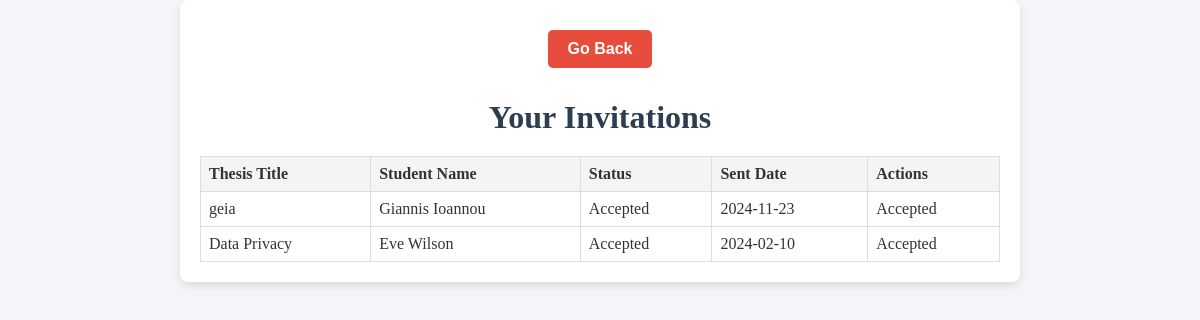
/invites.php (signed in), run on an earlier commit of the app's database.
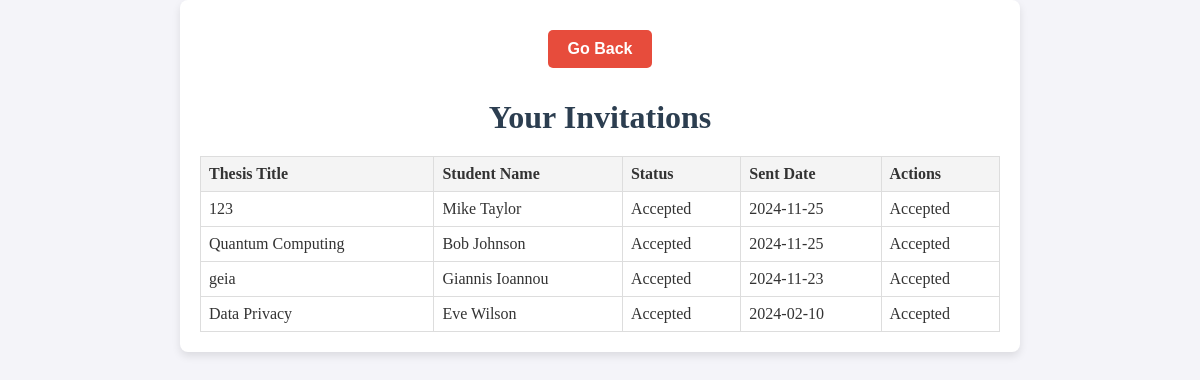
And on a later commit of the database.
### tables this page shows
CREATE TABLE `invitations` (
  `invitationID` int(11) NOT NULL,
  `thesisID` int(11) NOT NULL,
  `studentID` int(11) NOT NULL,
  `professorID` int(11) NOT NULL,
  `status` enum('pending','accepted','rejected') NOT NULL DEFAULT 'pending',
  `sentDate` date NOT NULL,
  `responseDate` date DEFAULT NULL
);

CREATE TABLE `thesis` (
  `thesisID` int(11) NOT NULL,
  `title` varchar(255) NOT NULL,
  `description` text NOT NULL,
  `status` enum('under assignment','active','under review','finalized','withdrawn') NOT NULL,
  `supervisorID` int(11) NOT NULL,
  `member1ID` int(11) DEFAULT NULL,
  `member2ID` int(11) DEFAULT NULL,
  `studentID` int(11) DEFAULT NULL,
  `finalGrade` decimal(4,2) DEFAULT NULL,
  `postedDate` date NOT NULL,
  `assignmentDate` date DEFAULT NULL,
  `completionDate` date DEFAULT NULL,
  `examinationDate` date DEFAULT NULL,
  `withdrawalDate` date DEFAULT NULL,
  `pdf` varchar(50) DEFAULT NULL,
  `withdrawn_comment` enum('from professor','from secretary') DEFAULT NULL,
  `general_assembly` varchar(20) DEFAULT NULL
);

### invites.php (the view, shortened to what this page needs)
<?php
include 'access.php';
$professorID = $_SESSION['user_id'];
$invitationsQuery = "
    SELECT
        i.invitationID,
        t.thesisID,
        t.title AS thesis_title,
        CONCAT(s.Name, ' ', s.Surname) AS student_name,
        i.status,
        i.sentDate
    FROM Invitations i
    JOIN Thesis t ON i.thesisID = t.thesisID
    JOIN Students s ON i.studentID = s.Student_ID
    WHERE i.professorID = ?
    ORDER BY i.sentDate DESC";
$invitationsStmt = $con->prepare($invitationsQuery);
$invitationsStmt->bind_param('i', $professorID);
$invitationsStmt->execute();
$invitations = $invitationsStmt->get_result();
?>
<!DOCTYPE html>
<html lang="en">
<head>
    <link rel="stylesheet" href="lobby.css">
</head>
<body>
    <div class="container">
        <button class="go-back" onclick="window.location.href = 'professor.php';">Go Back</button>
        <h1>Your Invitations</h1>
        <table>
            <thead>
                <tr>
                    <th>Thesis Title</th>
                    <th>Student Name</th>
                    <th>Status</th>
                    <th>Sent Date</th>
                    <th>Actions</th>
                </tr>
            </thead>
            <tbody>
                <?php if ($invitations->num_rows > 0): ?>
                    <?php while ($row = $invitations->fetch_assoc()): ?>
                        <tr>
                            <td><?= htmlspecialchars($row['thesis_title']) ?></td>
                            <td><?= htmlspecialchars($row['student_name']) ?></td>
                            <td><?= htmlspecialchars(ucfirst($row['status'])) ?></td>
                            <td><?= htmlspecialchars($row['sentDate']) ?></td>
                            <td class="action-buttons">
                                <?php if ($row['status'] === 'pending'): ?>
                                    <form method="POST" action="">
                                        <input type="hidden" name="invitation_id" value="<?= $row['invitationID'] ?>">
                                        <input type="hidden" name="thesis_id" value="<?= $row['thesisID'] ?>">
                                        <input type="hidden" name="action" value="accept">
                                        <button type="submit">Accept</button>
                                    </form>
                                    <form method="POST" action="">
                                        <input type="hidden" name="invitation_id" value="<?= $row['invitationID'] ?>">
                                        <input type="hidden" name="thesis_id" value="<?= $row['thesisID'] ?>">
                                        <input type="hidden" name="action" value="reject">
                                        <button type="submit">Reject</button>
                                    </form>
                                <?php else: ?>
                                    <span><?= ucfirst($row['status']) ?></span>
                                <?php endif; ?>
                            </td>
                        </tr>
                    <?php endwhile; ?>
                <?php else: ?>
                    <tr>
                        <td colspan="5">No invitations found.</td>
                    </tr>
                <?php endif; ?>
            </tbody>
        </table>
    </div>
</body>
</html>

### lobby.css (style rules this page uses)
body { font-family: 'Georgia', serif; background-color: #f4f4f9; color: #333; margin: 0; padding: 0; }
.container { max-width: 800px; margin: 0 auto; padding: 20px; text-align: center; background-color: #fff; box-shadow: 0 4px 8px rgba(0, 0, 0, 0.1); border-radius: 8px; }
h1 { color: #2c3e50; font-size: 2em; font-weight: bold; margin-bottom: 20px; }
button { background-color: #2c3e50; color: #fff; font-size: 1em; padding: 10px 20px; margin: 10px; border: none; border-radius: 5px; cursor: pointer; transition: background-color 0.3s; }
.go-back { background-color: #e74c3c; font-weight: bold; }

### invites.php (style rules this page uses)
table { width: 100%; border-collapse: collapse; }
th, td { border: 1px solid #ddd; padding: 8px; text-align: left; }
th { background-color: #f4f4f4; }

What changed in the data, as far as the page shows it:
added invitations: thesisID.title "123", student_name "Mike Taylor", status "Accepted", sentDate "2024-11-25"
added invitations: thesisID.title "Quantum Computing", student_name "Bob Johnson", status "Accepted", sentDate "2024-11-25"
